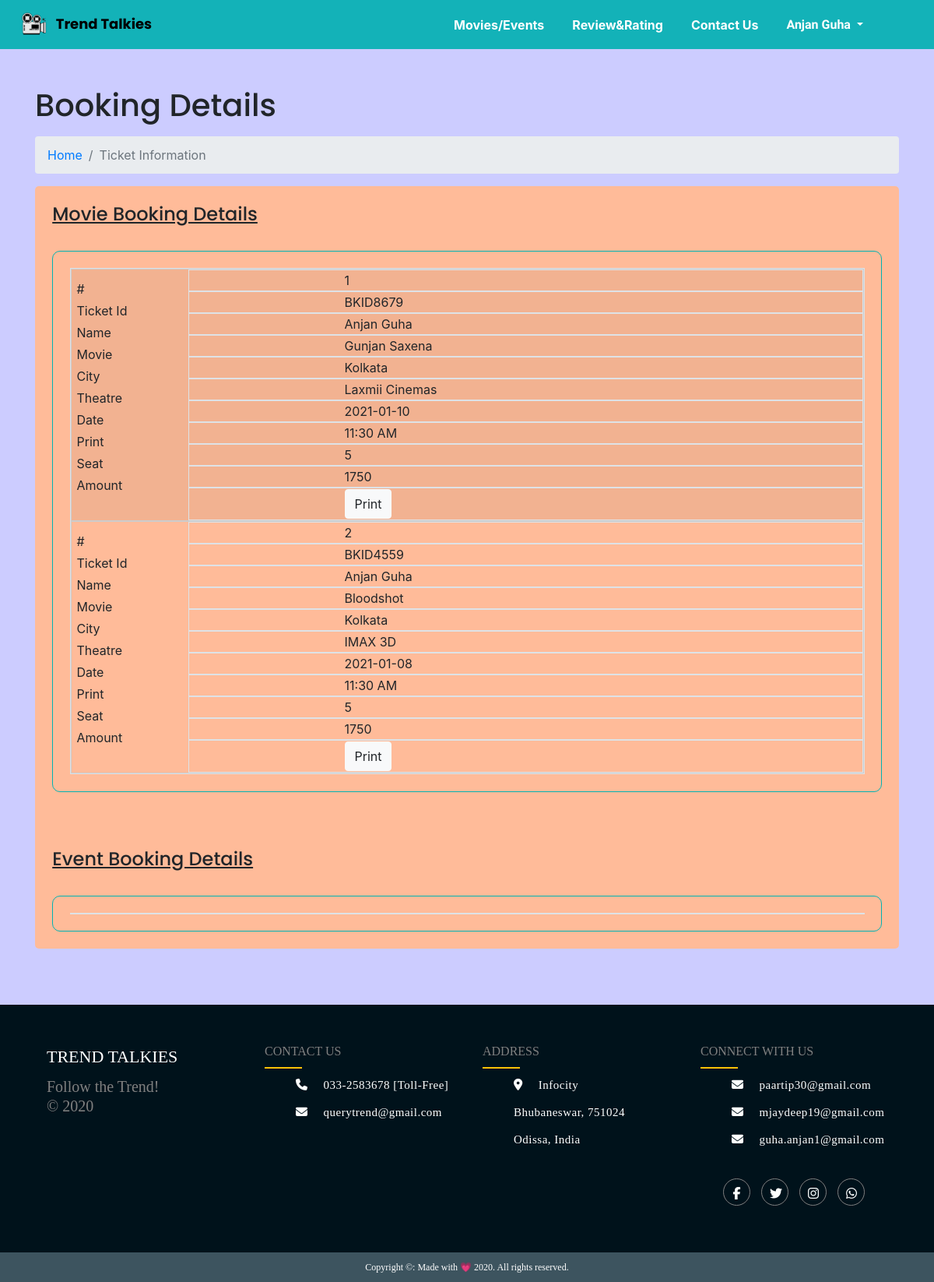
The page /User/booking_details.php (signed in) on the database its author committed.
### tables this page shows
CREATE TABLE `users` (
  `user_id` int(11) NOT NULL,
  `name` varchar(50) NOT NULL,
  `email` varchar(50) NOT NULL,
  `password` varchar(50) NOT NULL,
  `contact_no` char(10) NOT NULL
);

CREATE TABLE `booking_movie` (
  `id` int(11) NOT NULL,
  `ticket_id` varchar(11) NOT NULL,
  `customer_name` varchar(50) NOT NULL,
  `email` varchar(30) NOT NULL,
  `movie_name` varchar(100) NOT NULL,
  `city_name` varchar(50) NOT NULL,
  `theatre_name` varchar(50) NOT NULL,
  `date` date NOT NULL,
  `show_time` varchar(20) DEFAULT NULL,
  `no_of_seats` int(11) NOT NULL,
  `amount` varchar(20) NOT NULL,
  `seat_no` varchar(20) NOT NULL
);

### User/booking_details.php (the view, shortened to what this page needs)
<?php
$conn = new mysqli("localhost", "root","","interim");
$email = $_SESSION['login'];
$account_query = "select * from users where email='$email'";
 $account_view = $conn ->query($account_query);
 while ($row = $account_view->fetch_assoc()){
   $name=$row['name'];
 }
?>
<!doctype html>
<html lang="en">
<head>
    <link rel="stylesheet" href="https://stackpath.bootstrapcdn.com/bootstrap/4.5.1/css/bootstrap.min.css">
    <link rel="stylesheet" type="text/css" href="footer/footer.css">
</head>
    <body>
    <nav class="navbar navbar-expand-lg navbar-light" style="background-color: #13B2B8; padding-left:25px; width: 100%;">
        <a class="navbar-brand" href="index1.php" style="font-family: 'Poppins', sans-serif; font-size: 1.5vw; color: black;"><img src="../images/logo5.png" style="width: 7%;">&nbsp <b>Trend Talkies</b><br>
        </a>
        <div class="collapse navbar-collapse" id="navbarSupportedContent">
            <ul class="navbar-nav ml-auto">
                <li class="nav-item">
                    <a class="nav-link" href="index1.php" style="margin-right: 20px; font-weight: bold;color: white; ">Movies/Events </a>
                </li>
                <li class="nav-item">
                    <a class="nav-link" href="view_review&rating.php" style="margin-right: 20px; font-weight: bold;color: white;">Review&Rating</a>
                </li>
                <li class="nav-item">
                    <a class="nav-link" href="contactus1.php" style="margin-right: 20px; font-weight: bold;color: white;">Contact Us</a>
                </li>
                <li class="nav-item dropdown">
                <a class="nav-link dropdown-toggle" href="#" id="navbarDropdownMenuLink" role="button" data-toggle="dropdown" aria-haspopup="true" aria-expanded="false"style="margin-right: 67px; font-weight: bold;color: white;font-family: 'Macondo', cursive;">
                <?php echo "$name"?>
                 </a>
                </li>
            </ul>
        </div>
    </nav>
    <br>
    <div class="container">
        <h1 class="mt-4 mb-3" style="font-family: 'Poppins', sans-serif;">Booking Details</h1>
        <ol class="breadcrumb">
            <li class="breadcrumb-item">
                <a href="index1.php">Home</a>
            </li>
            <li class="breadcrumb-item active">Ticket Information</li>
        </ol>
            <div style="background-color: #ffbb99;  padding: 2%; border-radius: 5px;">
                <div class="column">
                    <h4 style="font-family: 'Poppins', sans-serif;"><u>Movie Booking Details</u></h4>
                    <br>
				    <div class="panel-body"  style="padding: 2%; border-radius: 10px; border: 1px solid #00b3b3;">
                    <table role="table" class="table-striped table-bordered" style="width: 100%;" >
                                    <tbody role="rowgroup">
                                    <?php
                                        $query = "select * from booking_movie where email='$email'  ";
                                        $result = $conn->query($query);
                                        $cnt=1;
                                        while($row = $result->fetch_assoc()){
                                        echo "<tr role='row'>";
                                        echo "<td role='cell'>$cnt</td>";
                                        echo "<td role='cell'>".$row["ticket_id"]."</td>";
                                        echo "<td role='cell'>".$row["customer_name"]."</td>";
                                        echo "<td role='cell'>".$row["movie_name"]."</td>";
                                        echo "<td role='cell'>".$row["city_name"]."</td>";
                                        echo "<td role='cell'>".$row["theatre_name"]."</td>";
                                        echo "<td role='cell'>".$row["date"]."</td>";
                                        echo "<td role='cell'>".$row["show_time"]."</td>";
                                        echo "<td role='cell'>".$row["no_of_seats"]."</td>";
                                        echo "<td role='cell'>".$row["amount"]."</td>";
                                        echo '<td><a  href="print.php?id='.$row['id'].'" ><input type="button" class="btn btn-light" name="print" value="Print"></a></td>';
                                        echo"</tr>";
                                        ?>
                                    <?php $cnt=$cnt+1; } ?>
                                </tbody>
                            </table>
                      </div>
                </div>
                <br>
                <br>
                <br>
                <div class="column">
                    <h4 style="font-family: 'Poppins', sans-serif;"><u>Event Booking Details</u></h4>
                    <br>
				    <div class="panel-body"  style="padding: 2%; border-radius: 10px; border: 1px solid #00b3b3;">
                    <table role="table" class="table-striped table-bordered" style="width: 100%;" >
                                </table>
                                </div>
                            </div>
    </div>
    </div>
    <br>
    <br>
    <br>
    <?php
        include('footer/footer.php');
    ?>
</body>
</html>

### User/booking_details.php (style rules this page uses)
body { background-color: #ccccff; }
@media only screen and (max-width: 760px), (min-device-width: 768px) 
  and (max-device-width: 1024px) { table, thead, tbody, th, td, tr { display: block; } }
@media only screen and (max-width: 760px), (min-device-width: 768px) 
  and (max-device-width: 1024px) { tr { border: 1px solid #ccc; } }
@media only screen and (max-width: 760px), (min-device-width: 768px) 
  and (max-device-width: 1024px) { td { border: none; border-bottom: 1px solid #eee; position: relative; padding-left: 200px; margin-left: 150px; } }
@media only screen and (max-width: 760px), (min-device-width: 768px) 
  and (max-device-width: 1024px) { td:before { position: absolute; top: 12px; left: 6px; width: 200px; padding-right: 40px; white-space: nowrap; margin-left: -150px; } }
@media only screen and (max-width: 760px), (min-device-width: 768px) 
  and (max-device-width: 1024px) { td:nth-of-type(1):before { content: "#"; } }
@media only screen and (max-width: 760px), (min-device-width: 768px) 
  and (max-device-width: 1024px) { td:nth-of-type(2):before { content: "Ticket Id"; } }
@media only screen and (max-width: 760px), (min-device-width: 768px) 
  and (max-device-width: 1024px) { td:nth-of-type(3):before { content: "Name"; } }
@media only screen and (max-width: 760px), (min-device-width: 768px) 
  and (max-device-width: 1024px) { td:nth-of-type(4):before { content: "Movie"; } }
@media only screen and (max-width: 760px), (min-device-width: 768px) 
  and (max-device-width: 1024px) { td:nth-of-type(5):before { content: "City"; } }
@media only screen and (max-width: 760px), (min-device-width: 768px) 
  and (max-device-width: 1024px) { td:nth-of-type(6):before { content: "Theatre"; } }
@media only screen and (max-width: 760px), (min-device-width: 768px) 
  and (max-device-width: 1024px) { td:nth-of-type(7):before { content: "Date "; } }
@media only screen and (max-width: 760px), (min-device-width: 768px) 
  and (max-device-width: 1024px) { td:nth-of-type(8):before { content: "Time"; } }
@media only screen and (max-width: 760px), (min-device-width: 768px) 
  and (max-device-width: 1024px) { td:nth-of-type(9):before { content: "Seat"; } }
@media only screen and (max-width: 760px), (min-device-width: 768px) 
  and (max-device-width: 1024px) { td:nth-of-type(10):before { content: "Amount"; } }
@media only screen and (max-width: 760px), (min-device-width: 768px) 
  and (max-device-width: 1024px) { td:nth-of-type(8):before { content: "Print"; } }

### rows shown on the page
users: name "Anjan Guha"
booking_movie: ticket "BKID8679", customer_name "Anjan Guha", movie_name "Gunjan Saxena", city_name "Kolkata", theatre_name "Laxmii Cinemas", date "2021-01-10", show_time "11:30 AM", no_of_seats "5", amount "1750"
booking_movie: ticket "BKID4559", customer_name "Anjan Guha", movie_name "Bloodshot", city_name "Kolkata", theatre_name "IMAX 3D", date "2021-01-08", show_time "11:30 AM", no_of_seats "5", amount "1750"
